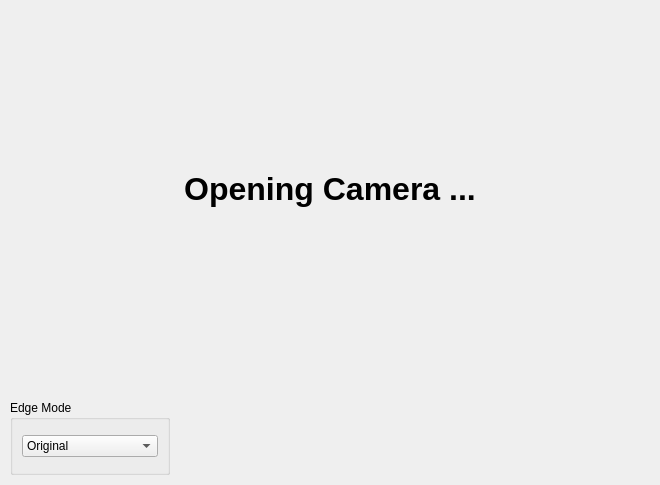
<?xml version="1.0" encoding="UTF-8"?>
<ui version="4.0">
 <class>Widget</class>
 <widget class="QWidget" name="Widget">
  <property name="geometry">
   <rect>
    <x>0</x>
    <y>0</y>
    <width>660</width>
    <height>485</height>
   </rect>
  </property>
  <property name="windowTitle">
   <string>Widget</string>
  </property>
  <widget class="QLabel" name="LbCameraVideo">
   <property name="geometry">
    <rect>
     <x>10</x>
     <y>10</y>
     <width>640</width>
     <height>360</height>
    </rect>
   </property>
   <property name="frameShape">
    <enum>QFrame::NoFrame</enum>
   </property>
   <property name="text">
    <string>&lt;html&gt;&lt;head/&gt;&lt;body&gt;&lt;p align=&quot;center&quot;&gt;&lt;span style=&quot; font-size:24pt; font-weight:700;&quot;&gt;Opening Camera ...&lt;/span&gt;&lt;/p&gt;&lt;/body&gt;&lt;/html&gt;</string>
   </property>
  </widget>
  <widget class="QGroupBox" name="groupBox">
   <property name="geometry">
    <rect>
     <x>10</x>
     <y>400</y>
     <width>160</width>
     <height>75</height>
    </rect>
   </property>
   <property name="title">
    <string>Edge Mode</string>
   </property>
   <layout class="QVBoxLayout" name="verticalLayout">
    <item>
     <widget class="QComboBox" name="CbBoxEdgeMode">
      <property name="currentText">
       <string>Original</string>
      </property>
      <item>
       <property name="text">
        <string>Original</string>
       </property>
      </item>
      <item>
       <property name="text">
        <string>Clean</string>
       </property>
      </item>
      <item>
       <property name="text">
        <string>Standard</string>
       </property>
      </item>
      <item>
       <property name="text">
        <string>Detail</string>
       </property>
      </item>
     </widget>
    </item>
   </layout>
  </widget>
 </widget>
 <resources/>
 <connections/>
</ui>
